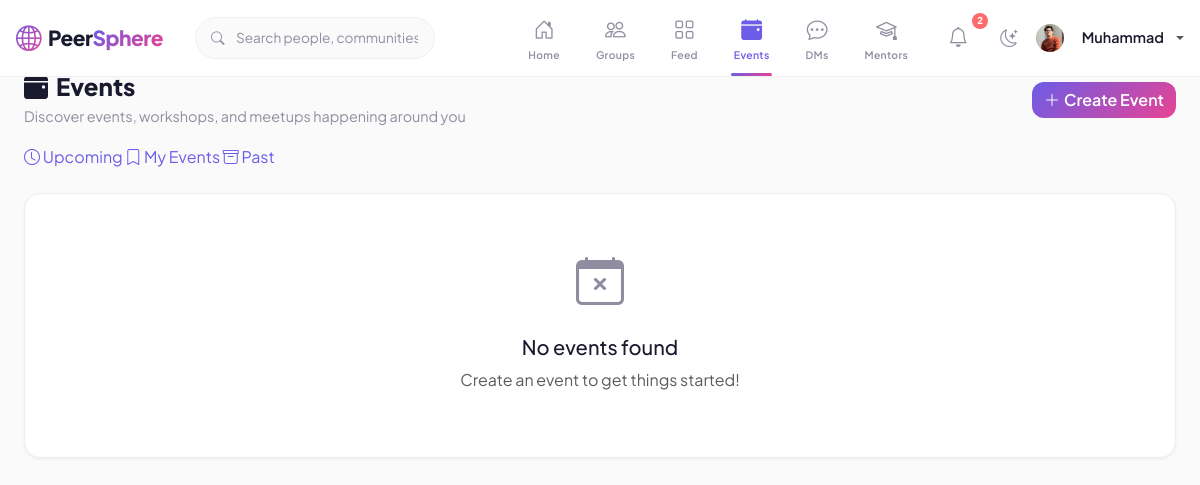
/events/ (signed in), run on the app's committed database.
### backend/app/models/user.py (models this page shows, shortened)
class User(db.Model, UserMixin):
    __tablename__ = 'users'
    id = db.Column(db.Integer, primary_key=True)
    name = db.Column(db.String(100), nullable=False)
    email = db.Column(db.String(150), unique=True, nullable=False, index=True)
    password_hash = db.Column(db.String(200), nullable=False)
    role = db.Column(db.String(20), nullable=False, default='student')  # student, alumni, admin
    university = db.Column(db.String(200), default='')
    department = db.Column(db.String(200), default='')
    graduation_year = db.Column(db.Integer, nullable=True)
    profile_picture = db.Column(db.String(300), default='default.png')
    bio = db.Column(db.Text, default='')
    created_at = db.Column(db.DateTime, default=datetime.utcnow)
    streak_count = db.Column(db.Integer, default=0)
    last_active = db.Column(db.DateTime, default=datetime.utcnow)
    is_verified = db.Column(db.Boolean, default=False)
    skills = db.relationship('UserSkill', backref='user', lazy='dynamic', cascade='all, delete-orphan')
    posts = db.relationship('Post', backref='author', lazy='dynamic', cascade='all, delete-orphan')
    comments = db.relationship('Comment', backref='author', lazy='dynamic', cascade='all, delete-orphan')
    likes = db.relationship('Like', backref='user', lazy='dynamic', cascade='all, delete-orphan')
    bookmarks = db.relationship('Bookmark', backref='user', lazy='dynamic', cascade='all, delete-orphan')
    reactions = db.relationship('Reaction', backref='user', lazy='dynamic', cascade='all, delete-orphan')
    communities = db.relationship('Community', secondary='community_members', backref='members_list')
    communities_joined = db.relationship('CommunityMember', backref='user', lazy='dynamic', cascade='all, delete-orphan')
    communities_created = db.relationship('Community', backref='creator', lazy='dynamic')
    sent_messages = db.relationship('Message', foreign_keys='Message.sender_id', backref='sender', lazy='dynamic')
    received_messages = db.relationship('Message', foreign_keys='Message.receiver_id', backref='receiver', lazy='dynamic')
    events_created = db.relationship('Event', backref='organizer', lazy='dynamic')
    events_attending = db.relationship('EventAttendee', backref='user', lazy='dynamic', cascade='all, delete-orphan')
    mentor_profile = db.relationship('Mentor', backref='user', uselist=False, cascade='all, delete-orphan')
    notifications = db.relationship('Notification', backref='user', lazy='dynamic', cascade='all, delete-orphan')
    activities = db.relationship('ActivityLog', backref='user', lazy='dynamic', cascade='all, delete-orphan')
    stories = db.relationship('Story', backref='author', lazy='dynamic', cascade='all, delete-orphan')
    poll_votes = db.relationship('PollVote', backref='user', lazy='dynamic', cascade='all, delete-orphan')
    @property
    def username(self):
        return self.email.split('@')[0] if self.email else self.name.lower().replace(' ', '')

### backend/app/routes/events.py (the view)
@events_bp.route('/')
@login_required
def index():
    page = request.args.get('page', 1, type=int)
    filter_type = request.args.get('type', 'upcoming')
    if filter_type == 'past':
        events = Event.query.filter(Event.date < datetime.utcnow()).order_by(Event.date.desc()).paginate(page=page, per_page=12, error_out=False)
    elif filter_type == 'my':
        event_ids = [ea.event_id for ea in EventAttendee.query.filter_by(user_id=current_user.id).all()]
        events = Event.query.filter(Event.id.in_(event_ids)).order_by(Event.date.desc()).paginate(page=page, per_page=12, error_out=False)
    else:
        events = Event.query.filter(Event.date >= datetime.utcnow()).order_by(Event.date.asc()).paginate(page=page, per_page=12, error_out=False)
    return render_template('events/index.html', events=events, filter_type=filter_type)

### backend/app/models/user.py (called while the page is built)
@login_manager.user_loader
def load_user(user_id):
    return User.query.get(int(user_id))

### frontend/templates/events/index.html (shortened to what this page needs)
{% extends "base.html" %}
{% block content %}
<div class="page-header-section">
    <div class="d-flex justify-content-between align-items-center flex-wrap gap-3">
        <div>
            <h2 class="page-title"><i class="bi bi-calendar-event-fill me-2"></i>Events</h2>
            <p class="page-subtitle">Discover events, workshops, and meetups happening around you</p>
        </div>
        <a href="{{ url_for('events.create') }}" class="btn btn-primary"><i class="bi bi-plus-lg me-1"></i>Create Event</a>
    </div>
    <div class="filter-tabs mt-3">
        <a href="{{ url_for('events.index', type='upcoming') }}" class="filter-tab {{ 'active' if filter_type == 'upcoming' }}">
            <i class="bi bi-clock"></i> Upcoming
        </a>
        <a href="{{ url_for('events.index', type='my') }}" class="filter-tab {{ 'active' if filter_type == 'my' }}">
            <i class="bi bi-bookmark"></i> My Events
        </a>
        <a href="{{ url_for('events.index', type='past') }}" class="filter-tab {{ 'active' if filter_type == 'past' }}">
            <i class="bi bi-archive"></i> Past
        </a>
    </div>
</div>
<div class="row g-4">
    {% for event in events.items %}
    <div class="col-md-6 col-lg-4">
        <div class="card-glass event-card">
            <div class="event-card-header" style="background: linear-gradient(135deg,
                {% if event.event_type == 'hackathon' %}#667eea, #764ba2
                {% elif event.event_type == 'workshop' %}#4facfe, #00f2fe
                {% elif event.event_type == 'seminar' %}#43e97b, #38f9d7
                {% else %}#fa709a, #fee140{% endif %});">
                <span class="event-type-badge">{{ event.event_type|capitalize }}</span>
                <div class="event-date-badge">
                    <span class="event-date-month">{{ event.date.strftime('%b') }}</span>
                    <span class="event-date-day">{{ event.date.strftime('%d') }}</span>
                </div>
            </div>
            <div class="event-card-body">
                <h5 class="event-card-title">{{ event.title }}</h5>
                <p class="event-card-desc">{{ event.description[:100] }}{% if event.description|length > 100 %}...{% endif %}</p>
                <div class="event-card-details">
                    <span><i class="bi bi-geo-alt"></i> {{ event.location }}</span>
                    <span><i class="bi bi-clock"></i> {{ event.date.strftime('%I:%M %p') }}</span>
                    <span><i class="bi bi-people"></i> {{ event.attendee_count() }} attending</span>
                </div>
                <div class="event-card-footer">
                    <small class="text-muted">by {{ event.organizer.name }}</small>
                    <a href="{{ url_for('events.detail', event_id=event.id) }}" class="btn btn-outline-primary btn-sm">View</a>
                </div>
            </div>
        </div>
    </div>
    {% else %}
    <div class="col-12">
        <div class="card-glass text-center py-5">
            <i class="bi bi-calendar-x" style="font-size: 3rem; color: var(--text-muted);"></i>
            <h5 class="mt-3">No events found</h5>
            <p class="text-muted">Create an event to get things started!</p>
        </div>
    </div>
    {% endfor %}
</div>
{% endblock %}

### frontend/templates/base.html (shortened to what this page needs)
<!DOCTYPE html>
<html lang="en" data-theme="light">
<head>
    <link href="https://cdn.jsdelivr.net/npm/bootstrap@5.3.2/dist/css/bootstrap.min.css" rel="stylesheet">
    <link href="https://cdn.jsdelivr.net/npm/bootstrap-icons@1.11.3/font/bootstrap-icons.min.css" rel="stylesheet">
    <link rel="stylesheet" href="{{ url_for('static', filename='css/style.css') }}">
</head>
<body>
    {% if current_user.is_authenticated %}
    <nav class="navbar navbar-expand-lg navbar-main">
        <div class="container-fluid px-3">
            <a class="navbar-brand d-flex align-items-center" href="{{ url_for('main.dashboard') }}">
                <i class="bi bi-globe2 brand-icon"></i>
                <span class="brand-text">Peer<span class="brand-accent">Sphere</span></span>
            </a>
            <form class="nav-search-form d-none d-md-flex ms-3" action="{{ url_for('search.index') }}" method="GET">
                <div class="nav-search-wrapper">
                    <i class="bi bi-search"></i>
                    <input type="text" name="q" class="nav-search-input" placeholder="Search people, communities..."
                        value="{{ request.args.get('q', '') }}">
                </div>
            </form>
            <div class="collapse navbar-collapse" id="navbarNav">
                <ul class="navbar-nav ms-auto align-items-center gap-1">
                    <li class="nav-item">
                        <a class="nav-link nav-icon-link {% if request.endpoint == 'main.dashboard' %}active{% endif %}"
                            href="{{ url_for('main.dashboard') }}">
                            <i
                                class="bi bi-house-door{% if request.endpoint == 'main.dashboard' %}-fill{% endif %}"></i>
                            <span class="nav-label">Home</span>
                        </a>
                    </li>
                    <li class="nav-item">
                        <a class="nav-link nav-icon-link {% if request.endpoint and 'communities' in request.endpoint %}active{% endif %}"
                            href="{{ url_for('communities.index') }}">
                            <i
                                class="bi bi-people{% if request.endpoint and 'communities' in request.endpoint %}-fill{% endif %}"></i>
                            <span class="nav-label">Groups</span>
                        </a>
                    </li>
                    <li class="nav-item">
                        <a class="nav-link nav-icon-link {% if request.endpoint and 'feed' in request.endpoint %}active{% endif %}"
                            href="{{ url_for('feed.index') }}">
                            <i
                                class="bi bi-grid{% if request.endpoint and 'feed' in request.endpoint %}-fill{% endif %}"></i>
                            <span class="nav-label">Feed</span>
                        </a>
                    </li>
                    <li class="nav-item">
                        <a class="nav-link nav-icon-link {% if request.endpoint and 'events' in request.endpoint %}active{% endif %}"
                            href="{{ url_for('events.index') }}">
                            <i
                                class="bi bi-calendar-event{% if request.endpoint and 'events' in request.endpoint %}-fill{% endif %}"></i>
                            <span class="nav-label">Events</span>
                        </a>
                    </li>
                    <li class="nav-item">
                        <a class="nav-link nav-icon-link {% if request.endpoint and 'messages' in request.endpoint %}active{% endif %}"
                            href="{{ url_for('messages.index') }}">
                            <i
                                class="bi bi-chat-dots{% if request.endpoint and 'messages' in request.endpoint %}-fill{% endif %}"></i>
                            <span class="nav-label">DMs</span>
                        </a>
                    </li>
                    <li class="nav-item">
                        <a class="nav-link nav-icon-link {% if request.endpoint and 'mentors' in request.endpoint %}active{% endif %}"
                            href="{{ url_for('mentors.index') }}">
                            <i
                                class="bi bi-mortarboard{% if request.endpoint and 'mentors' in request.endpoint %}-fill{% endif %}"></i>
                            <span class="nav-label">Mentors</span>
                        </a>
                    </li>
                    <li class="nav-item ms-1">
                        <div class="notification-bell nav-icon-link" style="cursor:pointer;">
                            <i class="bi bi-bell fs-5" style="color:var(--text-muted);"></i>
                            {% set unread_count = current_user.notifications.filter_by(is_read=False).count() %}
                            {% if unread_count > 0 %}
                            <span class="notification-count">{{ unread_count }}</span>
                            {% endif %}
                        </div>
                    </li>
                    <li class="nav-item ms-1">
                        <button class="btn-theme-toggle" onclick="toggleTheme()" title="Toggle theme">
                            <i class="bi bi-moon-stars" id="themeIcon"></i>
                        </button>
                    </li>
                    <li class="nav-item dropdown ms-1">
                        <a class="nav-link dropdown-toggle nav-user-dropdown p-0" href="#" role="button"
                            data-bs-toggle="dropdown">
                            <div class="nav-avatar">
                                <img src="{{ url_for('static', filename='uploads/' + current_user.profile_picture) if current_user.profile_picture != 'default.png' else url_for('static', filename='img/default-avatar.svg') }}"
                                    alt="avatar">
                            </div>
                            <span class="nav-username d-none d-lg-inline ms-2">{{ current_user.name.split(' ')[0]
                                }}</span>
                        </a>
                    </li>
                </ul>
            </div>
        </div>
    </nav>
    {% endif %}
    {% if current_user.is_authenticated %}
    <main class="main-content">
        <div class="container-fluid px-3 px-md-4">
            {% endif %}
            {% block content %}{% endblock %}
            {% if current_user.is_authenticated %}
        </div>
    </main>
    {% endif %}
</body>
</html>

### data on the page
User: profile_picture (picture), name "Muhammad"

### other printed values
{{ unread_count }} "2"
